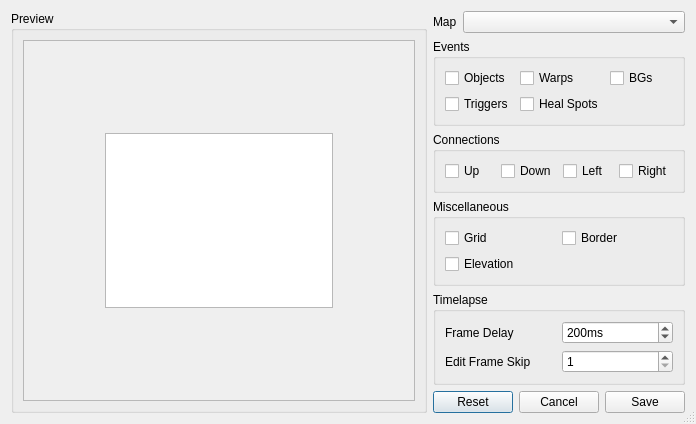
<?xml version="1.0" encoding="UTF-8"?>
<ui version="4.0">
 <class>MapImageExporter</class>
 <widget class="QDialog" name="MapImageExporter">
  <property name="geometry">
   <rect>
    <x>0</x>
    <y>0</y>
    <width>696</width>
    <height>396</height>
   </rect>
  </property>
  <property name="windowTitle">
   <string>Export Map Image</string>
  </property>
  <property name="sizeGripEnabled">
   <bool>true</bool>
  </property>
  <layout class="QHBoxLayout" name="horizontalLayout">
   <item>
    <widget class="QGroupBox" name="groupBox">
     <property name="title">
      <string>Preview</string>
     </property>
     <layout class="QGridLayout" name="gridLayout_6">
      <item row="0" column="0">
       <widget class="QScrollArea" name="scrollArea">
        <property name="widgetResizable">
         <bool>true</bool>
        </property>
        <widget class="QWidget" name="scrollAreaWidgetContents">
         <property name="geometry">
          <rect>
           <x>0</x>
           <y>0</y>
           <width>403</width>
           <height>343</height>
          </rect>
         </property>
         <layout class="QGridLayout" name="gridLayout">
          <item row="3" column="4">
           <widget class="QGraphicsView" name="graphicsView_Preview">
            <property name="sizePolicy">
             <sizepolicy hsizetype="Expanding" vsizetype="Expanding">
              <horstretch>0</horstretch>
              <verstretch>0</verstretch>
             </sizepolicy>
            </property>
            <property name="mouseTracking">
             <bool>false</bool>
            </property>
            <property name="autoFillBackground">
             <bool>false</bool>
            </property>
            <property name="sizeAdjustPolicy">
             <enum>QAbstractScrollArea::AdjustIgnored</enum>
            </property>
            <property name="dragMode">
             <enum>QGraphicsView::NoDrag</enum>
            </property>
           </widget>
          </item>
          <item row="4" column="4">
           <spacer name="verticalSpacer_South">
            <property name="orientation">
             <enum>Qt::Vertical</enum>
            </property>
            <property name="sizeHint" stdset="0">
             <size>
              <width>10</width>
              <height>100</height>
             </size>
            </property>
           </spacer>
          </item>
          <item row="0" column="4">
           <spacer name="verticalSpacer_North">
            <property name="orientation">
             <enum>Qt::Vertical</enum>
            </property>
            <property name="sizeHint" stdset="0">
             <size>
              <width>10</width>
              <height>100</height>
             </size>
            </property>
           </spacer>
          </item>
          <item row="3" column="5">
           <spacer name="horizontalSpacer_West">
            <property name="orientation">
             <enum>Qt::Horizontal</enum>
            </property>
            <property name="sizeHint" stdset="0">
             <size>
              <width>100</width>
              <height>10</height>
             </size>
            </property>
           </spacer>
          </item>
          <item row="3" column="0">
           <spacer name="horizontalSpacer_East">
            <property name="orientation">
             <enum>Qt::Horizontal</enum>
            </property>
            <property name="sizeHint" stdset="0">
             <size>
              <width>100</width>
              <height>10</height>
             </size>
            </property>
           </spacer>
          </item>
         </layout>
        </widget>
       </widget>
      </item>
     </layout>
    </widget>
   </item>
   <item>
    <layout class="QVBoxLayout" name="verticalLayout_Options">
     <item>
      <layout class="QFormLayout" name="formLayout">
       <item row="0" column="0">
        <widget class="QLabel" name="label_2">
         <property name="text">
          <string>Map</string>
         </property>
        </widget>
       </item>
       <item row="0" column="1">
        <widget class="NoScrollComboBox" name="comboBox_MapSelection">
         <property name="sizeAdjustPolicy">
          <enum>QComboBox::AdjustToContents</enum>
         </property>
        </widget>
       </item>
      </layout>
     </item>
     <item>
      <widget class="QGroupBox" name="groupBox_Events">
       <property name="title">
        <string>Events</string>
       </property>
       <layout class="QGridLayout" name="gridLayout_2">
        <item row="0" column="0">
         <layout class="QGridLayout" name="gridLayout_Event_Options">
          <item row="0" column="1">
           <widget class="QCheckBox" name="checkBox_Warps">
            <property name="text">
             <string>Warps</string>
            </property>
           </widget>
          </item>
          <item row="0" column="0">
           <widget class="QCheckBox" name="checkBox_Objects">
            <property name="text">
             <string>Objects</string>
            </property>
           </widget>
          </item>
          <item row="0" column="2">
           <widget class="QCheckBox" name="checkBox_BGs">
            <property name="text">
             <string>BGs</string>
            </property>
           </widget>
          </item>
          <item row="1" column="0">
           <widget class="QCheckBox" name="checkBox_Triggers">
            <property name="text">
             <string>Triggers</string>
            </property>
           </widget>
          </item>
          <item row="1" column="1">
           <widget class="QCheckBox" name="checkBox_HealSpots">
            <property name="text">
             <string>Heal Spots</string>
            </property>
           </widget>
          </item>
         </layout>
        </item>
       </layout>
      </widget>
     </item>
     <item>
      <widget class="QGroupBox" name="groupBox_Connections">
       <property name="title">
        <string>Connections</string>
       </property>
       <layout class="QGridLayout" name="gridLayout_3">
        <item row="0" column="0">
         <layout class="QGridLayout" name="gridLayout_Connection_Options">
          <item row="0" column="0">
           <widget class="QCheckBox" name="checkBox_ConnectionUp">
            <property name="text">
             <string>Up</string>
            </property>
           </widget>
          </item>
          <item row="0" column="1">
           <widget class="QCheckBox" name="checkBox_ConnectionDown">
            <property name="text">
             <string>Down</string>
            </property>
           </widget>
          </item>
          <item row="0" column="2">
           <widget class="QCheckBox" name="checkBox_ConnectionLeft">
            <property name="text">
             <string>Left</string>
            </property>
           </widget>
          </item>
          <item row="0" column="3">
           <widget class="QCheckBox" name="checkBox_ConnectionRight">
            <property name="text">
             <string>Right</string>
            </property>
           </widget>
          </item>
         </layout>
        </item>
       </layout>
      </widget>
     </item>
     <item>
      <widget class="QGroupBox" name="groupBox_Misc">
       <property name="title">
        <string>Miscellaneous</string>
       </property>
       <layout class="QGridLayout" name="gridLayout_5">
        <item row="0" column="0">
         <layout class="QGridLayout" name="gridLayout_Misc_Options">
          <item row="0" column="0">
           <widget class="QCheckBox" name="checkBox_Grid">
            <property name="text">
             <string>Grid</string>
            </property>
           </widget>
          </item>
          <item row="1" column="0">
           <widget class="QCheckBox" name="checkBox_Elevation">
            <property name="text">
             <string>Elevation</string>
            </property>
           </widget>
          </item>
          <item row="0" column="1">
           <widget class="QCheckBox" name="checkBox_Border">
            <property name="text">
             <string>Border</string>
            </property>
           </widget>
          </item>
         </layout>
        </item>
       </layout>
      </widget>
     </item>
     <item>
      <widget class="QGroupBox" name="groupBox_Timelapse">
       <property name="title">
        <string>Timelapse</string>
       </property>
       <layout class="QGridLayout" name="gridLayout_7">
        <item row="2" column="1">
         <widget class="QSpinBox" name="spinBox_TimelapseDelay">
          <property name="specialValueText">
           <string/>
          </property>
          <property name="suffix">
           <string>ms</string>
          </property>
          <property name="minimum">
           <number>1</number>
          </property>
          <property name="maximum">
           <number>2000</number>
          </property>
          <property name="value">
           <number>200</number>
          </property>
         </widget>
        </item>
        <item row="2" column="0">
         <widget class="QLabel" name="label">
          <property name="text">
           <string>Frame Delay</string>
          </property>
         </widget>
        </item>
        <item row="3" column="1">
         <widget class="QSpinBox" name="spinBox_FrameSkip">
          <property name="suffix">
           <string/>
          </property>
          <property name="minimum">
           <number>1</number>
          </property>
          <property name="maximum">
           <number>999</number>
          </property>
         </widget>
        </item>
        <item row="3" column="0">
         <widget class="QLabel" name="label_3">
          <property name="text">
           <string>Edit Frame Skip</string>
          </property>
         </widget>
        </item>
       </layout>
      </widget>
     </item>
     <item>
      <spacer name="verticalSpacer">
       <property name="orientation">
        <enum>Qt::Vertical</enum>
       </property>
       <property name="sizeHint" stdset="0">
        <size>
         <width>20</width>
         <height>40</height>
        </size>
       </property>
      </spacer>
     </item>
     <item>
      <layout class="QHBoxLayout" name="horizontalLayout_2">
       <item>
        <widget class="QPushButton" name="pushButton_Reset">
         <property name="text">
          <string>Reset</string>
         </property>
        </widget>
       </item>
       <item>
        <spacer name="horizontalSpacer">
         <property name="orientation">
          <enum>Qt::Horizontal</enum>
         </property>
         <property name="sizeHint" stdset="0">
          <size>
           <width>40</width>
           <height>20</height>
          </size>
         </property>
        </spacer>
       </item>
       <item>
        <widget class="QPushButton" name="pushButton_Cancel">
         <property name="text">
          <string>Cancel</string>
         </property>
        </widget>
       </item>
       <item>
        <widget class="QPushButton" name="pushButton_Save">
         <property name="text">
          <string>Save</string>
         </property>
        </widget>
       </item>
      </layout>
     </item>
    </layout>
   </item>
  </layout>
 </widget>
 <customwidgets>
  <customwidget>
   <class>NoScrollComboBox</class>
   <extends>QComboBox</extends>
   <header>noscrollcombobox.h</header>
  </customwidget>
 </customwidgets>
 <resources/>
 <connections/>
</ui>
